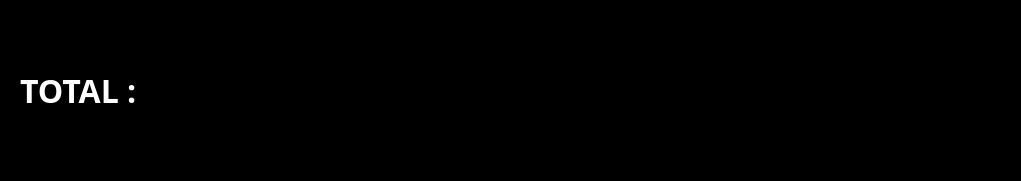
    <widget class="QWidget" name="widget" native="true">
     <property name="enabled">
      <bool>true</bool>
     </property>
     <property name="geometry">
      <rect>
       <x>0</x>
       <y>0</y>
       <width>1021</width>
       <height>181</height>
      </rect>
     </property>
     <property name="styleSheet">
      <string notr="true">background-color: rgb(0, 0, 0);</string>
     </property>
     <widget class="QLabel" name="output">
      <property name="geometry">
       <rect>
        <x>0</x>
        <y>0</y>
        <width>1001</width>
        <height>181</height>
       </rect>
      </property>
      <property name="font">
       <font>
        <family>Inconsolata</family>
        <pointsize>96</pointsize>
        <weight>75</weight>
        <bold>true</bold>
       </font>
      </property>
      <property name="styleSheet">
       <string notr="true">color: rgb(255, 255, 255);</string>
      </property>
      <property name="text">
       <string/>
      </property>
      <property name="alignment">
       <set>Qt::AlignRight|Qt::AlignTrailing|Qt::AlignVCenter</set>
      </property>
     </widget>
     <widget class="QLabel" name="pullDownbtn">
      <property name="geometry">
       <rect>
        <x>455</x>
        <y>10</y>
        <width>91</width>
        <height>31</height>
       </rect>
      </property>
      <property name="autoFillBackground">
       <bool>false</bool>
      </property>
      <property name="styleSheet">
       <string notr="true">background-color: rgba(255, 255, 255, 0);</string>
      </property>
      <property name="text">
       <string/>
      </property>
      <property name="pixmap">
       <pixmap>Resources/upperMenu.png</pixmap>
      </property>
      <property name="scaledContents">
       <bool>true</bool>
      </property>
     </widget>
     <widget class="QLabel" name="totalLabel">
      <property name="geometry">
       <rect>
        <x>20</x>
        <y>70</y>
        <width>221</width>
        <height>41</height>
       </rect>
      </property>
      <property name="font">
       <font>
        <family>Avenir Next</family>
        <pointsize>24</pointsize>
        <weight>75</weight>
        <bold>true</bold>
       </font>
      </property>
      <property name="styleSheet">
       <string notr="true">color: rgb(255, 255, 255);
background-color: rgba(255, 255, 255, 0);</string>
      </property>
      <property name="text">
       <string>TOTAL :</string>
      </property>
     </widget>
     <widget class="QLabel" name="sessionTimeLabel">
      <property name="geometry">
       <rect>
        <x>20</x>
        <y>10</y>
        <width>321</width>
        <height>21</height>
       </rect>
      </property>
      <property name="font">
       <font>
        <family>Avenir Next</family>
        <pointsize>14</pointsize>
        <weight>50</weight>
        <bold>false</bold>
       </font>
      </property>
      <property name="styleSheet">
       <string notr="true">color: rgb(255, 255, 255);
background-color: rgba(255, 255, 255, 0);</string>
      </property>
      <property name="text">
       <string/>
      </property>
      <property name="alignment">
       <set>Qt::AlignBottom|Qt::AlignLeading|Qt::AlignLeft</set>
      </property>
     </widget>
    </widget>
